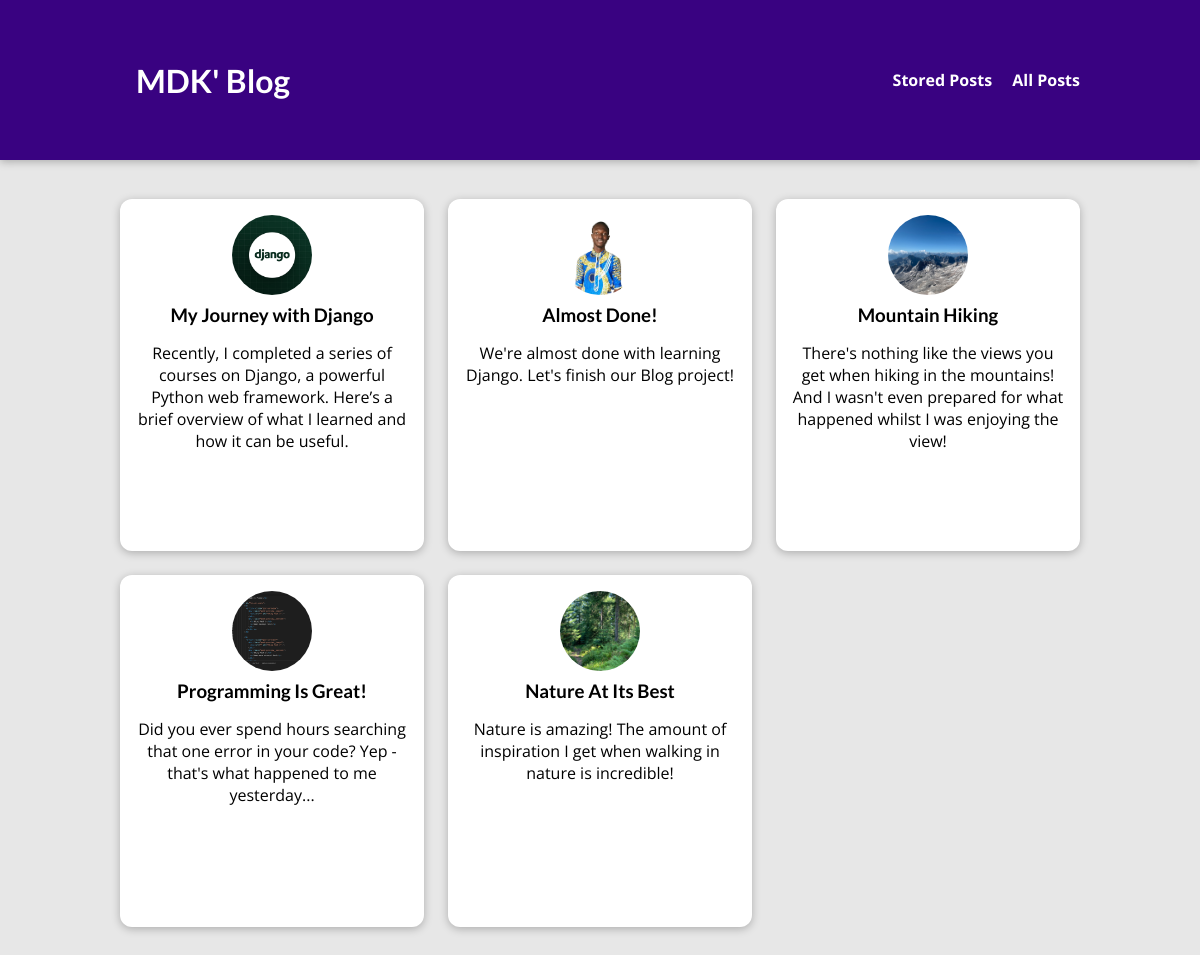
/posts/, run on the app's committed database.
### blog/models.py (models this page shows, shortened)
class Post(models.Model):
    title = models.CharField(max_length=150)
    excerpt = models.CharField(max_length=200)
    image = models.ImageField(upload_to='posts/', null=True)
    date = models.DateTimeField(auto_now=True)
    slug = models.SlugField(unique=True)
    content = models.TextField(null=False, validators=[MinLengthValidator(25)])
    author = models.ForeignKey(Author, on_delete=models.SET_NULL, null=True, related_name='posts')
    tags = models.ManyToManyField(Tag)

### blog/views.py (the view)
# urls.py: path('posts/', views.PostsView.as_view(), name='blog-posts'),
class PostsView(ListView):
    template_name = 'blog/all-posts.html'
    model = Post
    ordering = ['-date']
    context_object_name = 'all_posts'

### blog/templates/blog/all-posts.html (shortened to what this page needs)
{% extends "main.html" %}
{% load static %}
{% block css_style %}
    <link rel='stylesheet' href='{% static 'blog/all-posts.css' %}'>
    <link rel='stylesheet' href='{% static 'blog/post.css' %}'>
{% endblock css_style %}
{% block content %}
    <section id='all-posts'>
        <h2>My Collected Posts</h2>
        <ul>
            {% for post in all_posts %}
                {% include 'blog/includes/post.html' %}
            {% endfor %}
        </ul>
    </section>
{% endblock content %}

### blog/templates/blog/includes/post.html
{% load static %}
<li>
    <article class='post'>
        <a href='{% url 'blog-post' post.slug %}'>
            <img src='{{ post.image.url }}' alt='{{ post.title }}'>
            <div class='post__content'>
                <h3>{{ post.title }}</h3>
                <p>
                    {{ post.excerpt }}
                </p>
            </div>
        </a>
    </article>
</li>

### static/app.css (style rules this page uses)
* { box-sizing: border-box; }
html { font-family: 'Open Sans', 'Lato', sans-serif; }
body { margin: 0; }
h1, h2, h3 { font-family: 'Lato', sans-serif; font-weight: bold; }

### blog/static/blog/all-posts.css (style rules this page uses)
body { background-color: #e7e7e7; }
#all-posts { margin: 7rem auto; width: 90%; max-width: 60rem; }
#all-posts h2 { text-align: center; font-size: 2rem; color: #2e2e2e; margin: 3rem 0; }
ul { list-style: none; margin: 0; padding: 0; display: grid; grid-template-columns: repeat(auto-fill, minmax(17rem, 1fr)); gap: 1.5rem; }
.post img { width: 7rem; height: 7rem; }
.post a { height: 22rem; transform-origin: center; box-shadow: 0 2px 8px rgba(0, 0, 0, 0.25); border-radius: 12px; background-color: white; }

### blog/static/blog/post.css (style rules this page uses)
.post { display: flex; flex-direction: column; align-items: center; text-align: center; }
.post a { text-decoration: none; color: black; transition: all 0.2s ease; padding: 1rem; }
.post img { width: 5rem; height: 5rem; object-fit: cover; border-radius: 50%; }
.post h3 { margin: 0.25rem 0; }

### data on the page
Post: image (picture), title "My Journey with Django", excerpt "Recently, I completed a series of courses on Django, a powerful Python web framework. Here’s a brief overview of what I learned and how it can be useful."
Post: image (picture), title "Almost Done!", excerpt "We're almost done with learning Django. Let's finish our Blog project!"
Post: image (picture), title "Mountain Hiking", excerpt "There's nothing like the views you get when hiking in the mountains! And I wasn't even prepared for what happened whilst I was enjoying the view!"
Post: image (picture), title "Programming Is Great!", excerpt "Did you ever spend hours searching that one error in your code? Yep - that's what happened to me yesterday..."
Post: image (picture), title "Nature At Its Best", excerpt "Nature is amazing! The amount of inspiration I get when walking in nature is incredible!"
